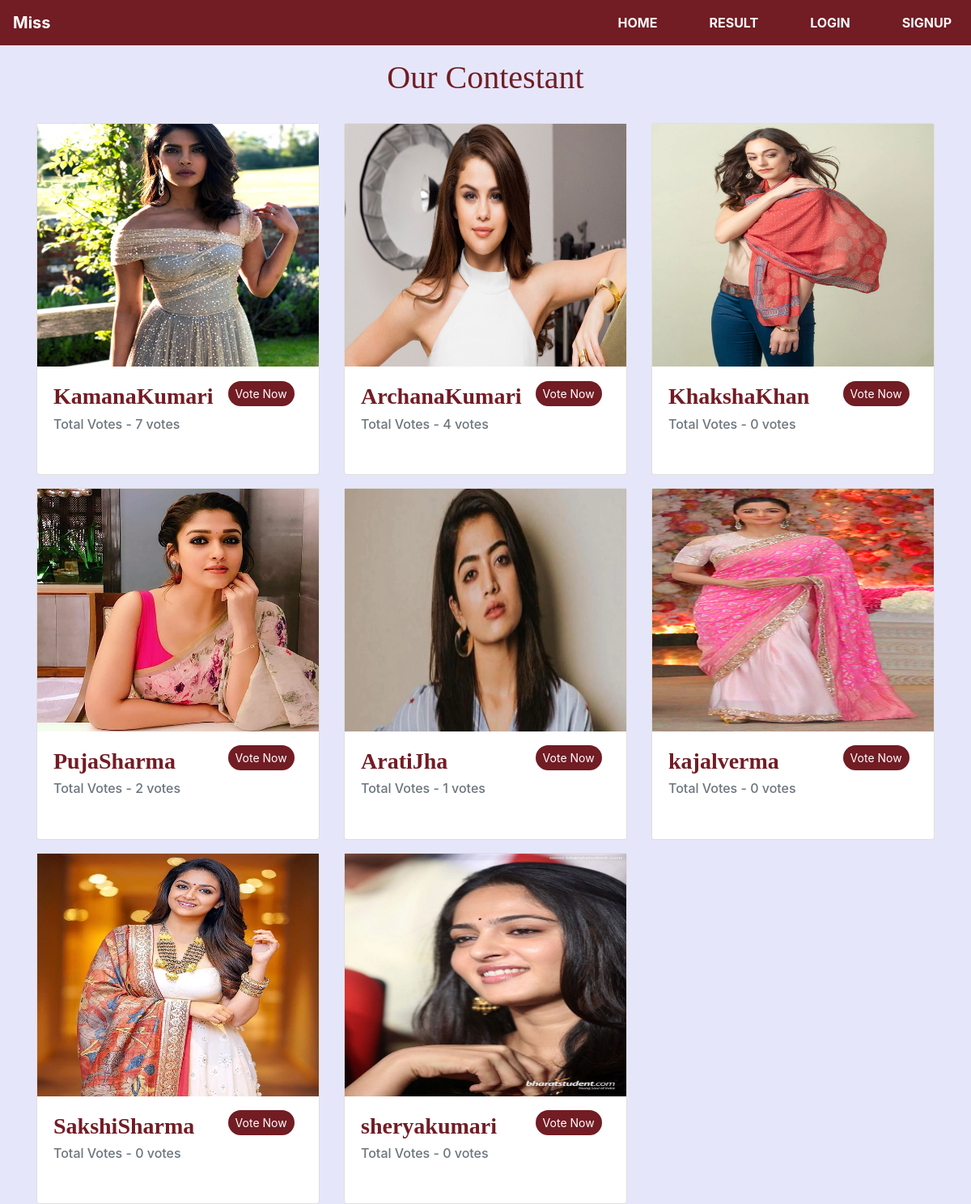
Screenshot of /vote with the database file from the repository.
### poll/models.py (models this page shows, shortened)
class Contestant(models.Model):
    first_name = models.CharField(max_length=200)
    last_name = models.CharField(max_length=200)
    nick_name = models.CharField(max_length=200, default=None)
    fathers_name = models.CharField(max_length=200)
    mothers_name = models.CharField(max_length=200)
    contact = models.IntegerField(default=0)
    image = models.ImageField(upload_to="pic/")
    email = models.EmailField(unique=True)
    password = models.CharField(max_length=200)
    dob = models.DateField()
    height = models.IntegerField(default=0)
    weight = models.IntegerField(default=0)
    about = models.TextField(max_length=2000)
    hobby = models.CharField(max_length=1000)
    city = models.ForeignKey(City, on_delete=models.CASCADE, default=None)
    state = models.ForeignKey(State, on_delete=models.CASCADE, default=None)
    def num_votes(self):
        return self.vote_set.count()

### poll/views.py (the view)
# urls.py: path('vote', views.vote, name="vote"),
def vote(r):
    return render(r, 'user/index.html', {
        'contestants': Contestant.objects.all(),
        'form': UserForm,
        'login_form': LoginForm,
        'user': get_user(r),
    })

### poll/views.py (called while the page is built)
def get_user(r):
    if r.session.has_key('login'):
        return Voter.objects.get(email=r.session['login'])
    else:
        return {"username": "WHOO??"}

### templates/user/index.html (shortened to what this page needs)
{% extends 'contestnt/index.html' %}
{% block navbar %}
    <div class="navbar navbar-expand-lg navbar-dark" style="background: #721c24">
        <a href="{% url 'home' %}" class="navbar-brand"><strong>Miss</strong></a>
        <ul class="navbar-nav ml-auto">
             <li class="nav-item"><a href="{% url 'vote' %}" class="nav-link text-light text-uppercase ml-5"> <strong>Home</strong></a></li>
             <li class="nav-item"><a href="{% url 'result' %}" class="nav-link text-light text-uppercase ml-5"> <strong>Result</strong></a></li>
            {% if 'login' not in request.session %}
                <li class="nav-item"><a href="#login" class="nav-link text-light text-uppercase ml-5" data-toggle="modal"> <strong>Login</strong></a></li>
             <li class="nav-item"><a href="#signup" class="nav-link text-light text-uppercase ml-5" data-toggle="modal"> <strong>SignUp</strong></a></li>
            {% else %}
                 <li class="nav-item"><a href="" class="nav-link text-white ml-3"> <strong>{{user.name }}</strong></a></li>
                 <a href="{% url 'logout' %}" class="nav-link text-light text-uppercase ml-5" >LOGOUT</a>
            {% endif %}
        </ul>
    </div>
    {% load crispy_forms_tags %}
{% endblock %}
{% block container %}
    <div class="container">
        <h1 class="text-center mt-3" style="color: #721c24; font-family: 'Lucida Fax'">Our Contestant</h1>
        <div class="row mt-3">
            {% for contestant in contestants %}
                <div class="col-lg-4 mt-3">
                <a href="{% url 'profile_view' contestant.id %}" class="text-decoration-none text-muted">
                <div class="card">
                    <img src="{{ contestant.image.url }}" height="300px" alt="" width="100%">
                    <div class="card-body">
                        <h3 style="font-family: 'Bell MT'; color: #721c24"><strong>{{ contestant.first_name }}{{ contestant.last_name }}</strong></h3>
                        <h6>Total Votes - {{ contestant.num_votes }} votes</h6>
                        {% if 'login' not in request.session %}
                        <a  href="#signup" data-toggle="modal" class="btn btn-sm rounded-pill" style="background: #721c24; color: white; margin-left: 70%; margin-top:-45%; margin-bottom: 0%">Vote Now</a>
                        {% endif %}
                    </div>
                </div>
                </a>
            </div>
            {% endfor %}
        </div>
    </div>
{% endblock %}

### rows the page displays
Contestant: image (picture), first_name "Kamana", last_name "Kumari", num_votes "7"
Contestant: image (picture), first_name "Archana", last_name "Kumari", num_votes "4"
Contestant: image (picture), first_name "Khaksha", last_name "Khan", num_votes "0"
Contestant: image (picture), first_name "Puja", last_name "Sharma", num_votes "2"
Contestant: image (picture), first_name "Arati", last_name "Jha", num_votes "1"
Contestant: image (picture), first_name "kajal", last_name "verma", num_votes "0"
Contestant: image (picture), first_name "Sakshi", last_name "Sharma", num_votes "0"
Contestant: image (picture), first_name "sherya", last_name "kumari", num_votes "0"
